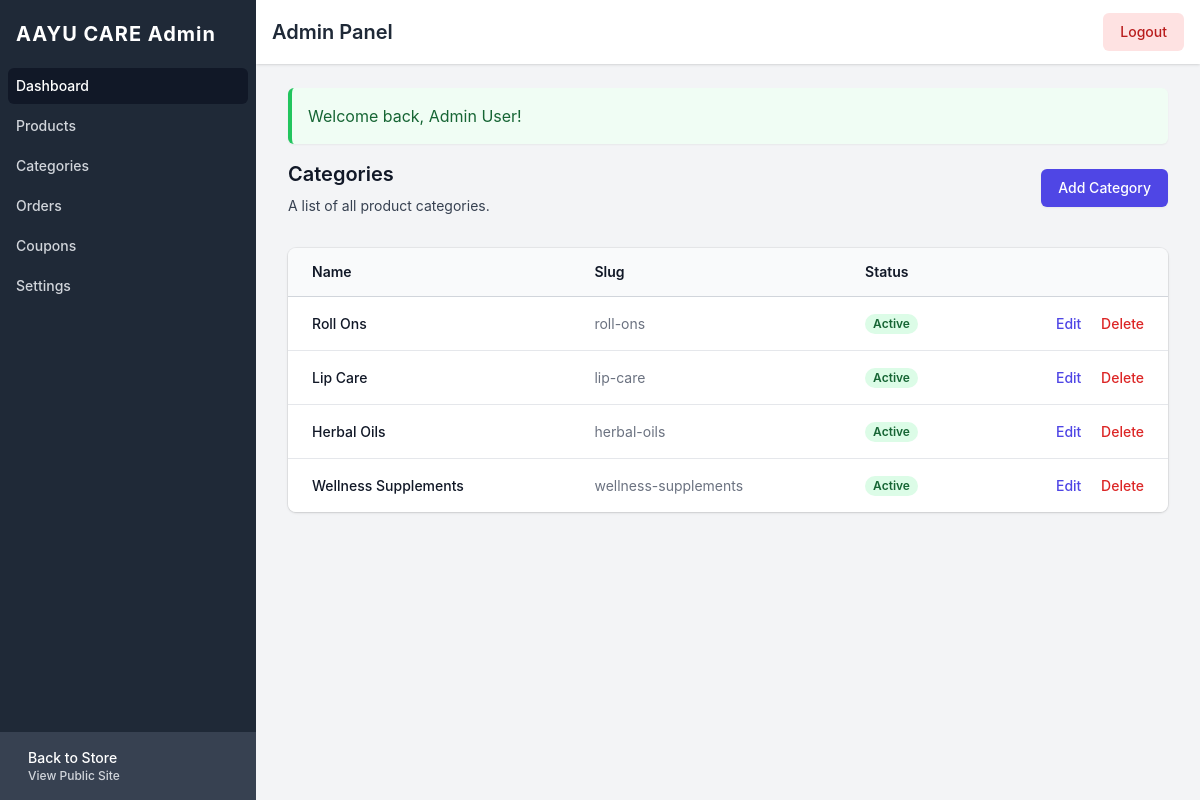
The app's page /admin/categories (signed in) with its own data.
### tables this page shows
CREATE TABLE `categories` (
  `id` int NOT NULL AUTO_INCREMENT,
  `name` varchar(100) NOT NULL,
  `slug` varchar(100) NOT NULL,
  `description` text,
  `status` tinyint(1) NOT NULL DEFAULT '1',
  `created_at` timestamp NULL DEFAULT CURRENT_TIMESTAMP,
  PRIMARY KEY (`id`),
  UNIQUE KEY `slug` (`slug`)
);

### core/controllers/AdminCategoryController.php (called while the page is built, shortened)
<?php
class AdminCategoryController {
    private $db;
    public function __construct(PDO $db) {
        $this->db = $db;
    }
    public function index() {
        $stmt = $this->db->query("SELECT * FROM categories ORDER BY created_at DESC");
        $categories = $stmt->fetchAll();
        require_once __DIR__ . '/../views/admin/categories/index.php';
    }
}
?>

### core/helpers/functions.php (called while the page is built, shortened)
<?php
function sanitize($string) {
    return htmlspecialchars(trim((string)($string ?? '')), ENT_QUOTES, 'UTF-8');
}
function getFlashMessages() {
    if (isset($_SESSION['flash'])) {
        $messages = $_SESSION['flash'];
        return $messages;
    }
    return [];
}
?>

### core/views/admin/categories/index.php (the view, shortened to what this page needs)
<?php
require_once __DIR__ . '/../partials/header.php';
?>
<div class="sm:flex sm:items-center mb-8">
    <div class="sm:flex-auto">
        <h1 class="text-xl font-semibold text-gray-900">Categories</h1>
        <p class="mt-2 text-sm text-gray-700">A list of all product categories.</p>
    </div>
    <div class="mt-4 sm:mt-0 sm:ml-16 sm:flex-none">
        <a href="/admin/categories/add" class="inline-flex items-center justify-center rounded-md border border-transparent bg-indigo-600 px-4 py-2 text-sm font-medium text-white shadow-sm hover:bg-indigo-700 focus:outline-none focus:ring-2 focus:ring-indigo-500 focus:ring-offset-2 sm:w-auto">Add Category</a>
    </div>
</div>
<div class="mt-8 flex flex-col">
    <div class="-my-2 -mx-4 overflow-x-auto sm:-mx-6 lg:-mx-8">
        <div class="inline-block min-w-full py-2 align-middle md:px-6 lg:px-8">
            <div class="overflow-hidden shadow ring-1 ring-black ring-opacity-5 md:rounded-lg">
                <table class="min-w-full divide-y divide-gray-300">
                    <thead class="bg-gray-50">
                        <tr>
                            <th scope="col" class="py-3.5 pl-4 pr-3 text-left text-sm font-semibold text-gray-900 sm:pl-6">Name</th>
                            <th scope="col" class="px-3 py-3.5 text-left text-sm font-semibold text-gray-900">Slug</th>
                            <th scope="col" class="px-3 py-3.5 text-left text-sm font-semibold text-gray-900">Status</th>
                            <th scope="col" class="relative py-3.5 pl-3 pr-4 sm:pr-6">
                            </th>
                        </tr>
                    </thead>
                    <tbody class="divide-y divide-gray-200 bg-white">
                        <?php foreach ($categories as $cat): ?>
                            <tr>
                                <td class="whitespace-nowrap py-4 pl-4 pr-3 text-sm font-medium text-gray-900 sm:pl-6"><?php echo sanitize($cat['name']); ?></td>
                                <td class="whitespace-nowrap px-3 py-4 text-sm text-gray-500"><?php echo sanitize($cat['slug']); ?></td>
                                <td class="whitespace-nowrap px-3 py-4 text-sm text-gray-500">
                                    <?php if($cat['status']): ?>
                                        <span class="inline-flex rounded-full bg-green-100 px-2 text-xs font-semibold leading-5 text-green-800">Active</span>
                                    <?php else: ?>
                                        <span class="inline-flex rounded-full bg-red-100 px-2 text-xs font-semibold leading-5 text-red-800">Inactive</span>
                                    <?php endif; ?>
                                </td>
                                <td class="relative whitespace-nowrap py-4 pl-3 pr-4 text-right text-sm font-medium sm:pr-6">
                                    <a href="/admin/categories/edit?id=<?php echo $cat['id']; ?>" class="text-indigo-600 hover:text-indigo-900 mr-4">Edit</a>
                                    <form action="/admin/categories/delete?id=<?php echo $cat['id']; ?>" method="POST" class="inline-block" onsubmit="return confirm('Are you sure you want to delete this category?');">
                                        <button type="submit" class="text-red-600 hover:text-red-900">Delete</button>
                                    </form>
                                </td>
                            </tr>
                        <?php endforeach; ?>
                    </tbody>
                </table>
            </div>
        </div>
    </div>
</div>
<?php require_once __DIR__ . '/../partials/footer.php'; ?>

### index.php (shortened to what this page needs)
<?php
require_once __DIR__ . '/core/helpers/functions.php';
$requestUri = parse_url($_SERVER['REQUEST_URI'], PHP_URL_PATH);
$requestUri = str_replace('/index.php', '', $requestUri);
$route = trim($requestUri, '/');
try {
    $db = getDB();
    switch ($route) {
        case 'admin/categories':
            require_once __DIR__ . '/core/controllers/AdminCategoryController.php';
            $adminCatCtrl = new AdminCategoryController($db);
            $adminCatCtrl->index();
            break;
    }
} catch (Exception $e) {
    http_response_code(500);
    echo "An unexpected error occurred.";
    error_log("General Application Error: " . $e->getMessage());
}
?>

### core/views/admin/partials/header.php (shortened to what this page needs)
<?php
$role = $_SESSION['role'] ?? '';
?>
<!DOCTYPE html>
<html lang="en" class="h-full bg-gray-100">
<head>
    <script src="https://cdn.tailwindcss.com"></script>
</head>
<body class="h-full">
<div class="min-h-full flex">
    <div class="hidden md:flex md:w-64 md:flex-col">
        <div class="flex flex-col flex-grow pt-5 overflow-y-auto bg-gray-800">
            <div class="flex items-center flex-shrink-0 px-4">
                <span class="text-white text-xl font-bold tracking-wider">AAYU CARE Admin</span>
            </div>
            <div class="mt-5 flex-1 flex flex-col">
                <nav class="flex-1 px-2 pb-4 space-y-1">
                    <a href="/admin" class="bg-gray-900 text-white group flex items-center px-2 py-2 text-sm font-medium rounded-md">
                        Dashboard
                    </a>
                    <a href="/admin/products" class="text-gray-300 hover:bg-gray-700 hover:text-white group flex items-center px-2 py-2 text-sm font-medium rounded-md">
                        Products
                    </a>
                    <?php if ($role === 'admin'): ?>
                    <a href="/admin/categories" class="text-gray-300 hover:bg-gray-700 hover:text-white group flex items-center px-2 py-2 text-sm font-medium rounded-md">
                        Categories
                    </a>
                    <?php endif; ?>
                    <a href="/admin/orders" class="text-gray-300 hover:bg-gray-700 hover:text-white group flex items-center px-2 py-2 text-sm font-medium rounded-md">
                        Orders
                    </a>
                    <?php if ($role === 'admin'): ?>
                    <a href="/admin/coupons" class="text-gray-300 hover:bg-gray-700 hover:text-white group flex items-center px-2 py-2 text-sm font-medium rounded-md">
                        Coupons
                    </a>
                    <a href="/admin/settings" class="text-gray-300 hover:bg-gray-700 hover:text-white group flex items-center px-2 py-2 text-sm font-medium rounded-md">
                        Settings
                    </a>
                    <?php endif; ?>
                </nav>
            </div>
            <div class="flex-shrink-0 flex bg-gray-700 p-4">
                <a href="/" class="flex-shrink-0 w-full group block">
                    <div class="flex items-center">
                        <div class="ml-3">
                            <p class="text-sm font-medium text-white">Back to Store</p>
                            <p class="text-xs font-medium text-gray-300 group-hover:text-gray-200">View Public Site</p>
                        </div>
                    </div>
                </a>
            </div>
        </div>
    </div>
    <div class="flex flex-col flex-1 w-0 overflow-hidden">
        <div class="relative z-10 flex-shrink-0 flex h-16 bg-white shadow">
            <div class="flex-1 px-4 flex justify-between">
                <div class="flex-1 flex items-center">
                    <h2 class="text-xl font-semibold text-gray-800">
                        <?php echo ucfirst($role); ?> Panel
                    </h2>
                </div>
                <div class="ml-4 flex items-center md:ml-6">
                    <a href="/logout" class="ml-3 inline-flex items-center px-4 py-2 border border-transparent text-sm font-medium rounded-md text-red-700 bg-red-100 hover:bg-red-200 focus:outline-none">
                        Logout
                    </a>
                </div>
            </div>
        </div>
        <main class="flex-1 relative overflow-y-auto focus:outline-none">
            <div class="py-6">
                <div class="max-w-7xl mx-auto px-4 sm:px-6 md:px-8">
                    <?php
                    $messages = getFlashMessages();
                    foreach ($messages as $type => $message): ?>
                        <div class="mb-4 p-4 rounded-md shadow-sm <?php echo $type === 'error' ? 'bg-red-50 text-red-800 border-l-4 border-red-500' : 'bg-green-50 text-green-800 border-l-4 border-green-500'; ?>">
                            <?php echo sanitize($message); ?>
                        </div>
                    <?php endforeach; ?>

### core/views/admin/partials/footer.php (shortened to what this page needs)
                </div>
            </div>
        </main>
    </div>
</div>
</body>
</html>

### core/views/admin/partials/header.php (style rules this page uses)
body { font-family: 'Inter', sans-serif; }

### records on screen
categories: name "Roll Ons", slug "roll-ons", status "Active"
categories: name "Lip Care", slug "lip-care", status "Active"
categories: name "Herbal Oils", slug "herbal-oils", status "Active"
categories: name "Wellness Supplements", slug "wellness-supplements", status "Active"

### other values on screen
$role "Admin"
$message "Welcome back, Admin User!"
